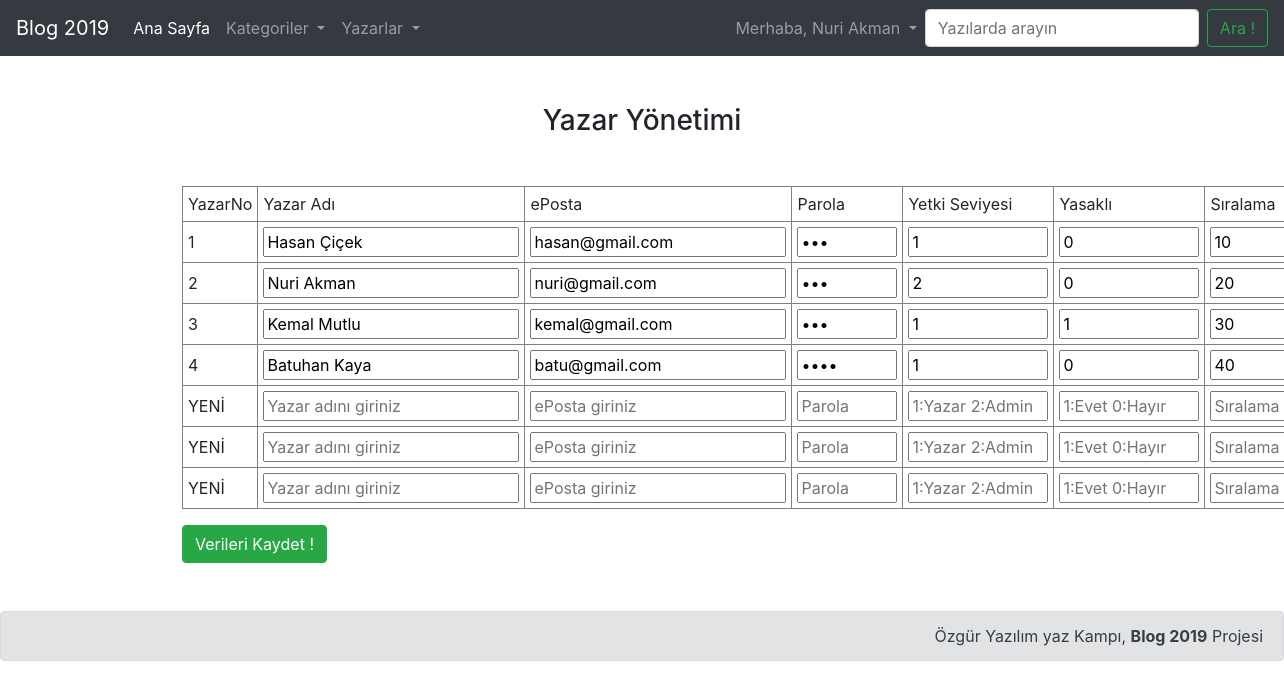
/index.php?yazaryonetimi=1 (signed in), run on the app's committed database.
### tables this page shows
CREATE TABLE `yazarlar` (
  `yazar_id` int(11) NOT NULL AUTO_INCREMENT,
  `yazar_adi` varchar(100) DEFAULT NULL,
  `yazar_eposta` varchar(100) DEFAULT NULL,
  `parola` varchar(20) DEFAULT NULL,
  `yetki_seviyesi` int(11) DEFAULT 1,
  `siralama` int(11) DEFAULT 0,
  `yazar_yasakli` int(11) DEFAULT 0,
  PRIMARY KEY (`yazar_id`)
);

### yazar.yonetimi.php (the view, shortened to what this page needs)
<form method="post" autocomplete="off">
<div class="container">
  <div class="row">
      <div class="col-md-8 offset-md-2">
          <h3 class='m-5 text-center'>Yazar Yönetimi</h3>
      </div>
      <div class="col-md-10 offset-md-1">
        <form method='POST' autocomplete="off">
        <?php
        $SQL   = "SELECT * FROM yazarlar ORDER BY siralama";
        $rows  = mysqli_query($db, $SQL);
        $TabloBasi = "
        <table border=1 cellspacing=0 cellpadding=5>
        <tr>
          <td>YazarNo</td>
          <td>Yazar Adı</td>
          <td>ePosta</td>
          <td>Parola</td>
          <td>Yetki Seviyesi</td>
          <td>Yasaklı</td>
          <td>Sıralama</td>
        </tr>
        ";
        $TabloSonu = "</table>";
        echo $TabloBasi;
        $c = 0;
        while($row = mysqli_fetch_assoc($rows)) {
            $c++;
            extract($row);
            echo sprintf("
                  <tr>
                    <td>%s<input type='hidden' name='yazar_id[]'       value='%s' /></td>
                    <td><input type='text'     name='yazar_adi[]'      value='%s' /></td>
                    <td><input type='text'     name='yazar_eposta[]'   value='%s' /></td>
                    <td><input type='password' name='parola[]'         value='%s' style='width:100px;'/></td>
                    <td><input type='text'     name='yetki_seviyesi[]' value='%s' style='width:140px;'/></td>
                    <td><input type='text'     name='yazar_yasakli[]'  value='%s' style='width:140px;'/></td>
                    <td><input type='text'     name='siralama[]'       value='%s' style='width:100px;'/></td>
                  </tr>",
                  $c,
                  $yazar_id,
                  $yazar_adi,
                  $yazar_eposta,
                  $parola,
                  $yetki_seviyesi,
                  $yazar_yasakli,
                  $siralama
                );
        }
        for($i=1; $i<=3; $i++) {
          echo "
              <tr>
                <td>YENİ<input type='hidden' name='yeni_yazar_id[]'></td>
                <td><input type='text'     name='yeni_yazar_adi[]'      placeholder='Yazar adını giriniz'/></td>
                <td><input type='text'     name='yeni_yazar_eposta[]'   placeholder='ePosta giriniz'/></td>
                <td><input type='password' name='yeni_yazar_parola[]'   placeholder='Parola'            style='width:100px;'/></td>
                <td><input type='text'     name='yeni_yetki_seviyesi[]' placeholder='1:Yazar 2:Admin'   style='width:140px;'/></td>
                <td><input type='text'     name='yeni_yazar_yasakli[]'  placeholder='1:Evet 0:Hayır'    style='width:140px;'/></td>
                <td><input type='text'     name='yeni_siralama[]'       placeholder='Sıralama'          style='width:100px;'/></td>
              </tr>";
        }
        echo $TabloSonu;
        ?>
          <input type='submit' class="btn btn-success mt-3" value='Verileri Kaydet !'>
        </form>
      </div>
  </div>
</div>
</form>

### ayarlar.php (shortened to what this page needs)
<?php
$GENEL_SayfaSonuMetni   = "Özgür Yazılım yaz Kampı, <b>Blog 2019</b> Projesi";
$GENEL_SiteAdi          = "Blog 2019";

### sayfa.ust.php (shortened to what this page needs)
<!doctype html>
<html lang="tr">
  <head>
    <link rel="stylesheet" href="css/bootstrap.min.css">
  </head>
  <body>

### sayfa.navbar.php (shortened to what this page needs)
<nav class="navbar navbar-expand-lg navbar-dark bg-dark">
  <a class="navbar-brand" href="index.php"><?php echo $GENEL_SiteAdi; ?></a>
  <div class="collapse navbar-collapse" id="navbarSupportedContent">
    <ul class="navbar-nav mr-auto">
      <li class="nav-item active">
        <a class="nav-link" href="index.php">Ana Sayfa <span class="sr-only">(current)</span></a>
      </li>
      <li class="nav-item dropdown">
        <a class="nav-link dropdown-toggle" href="#" id="navbarDropdown" role="button" data-toggle="dropdown" aria-haspopup="true" aria-expanded="false">
          Kategoriler
        </a>
      </li>
      <li class="nav-item dropdown">
        <a class="nav-link dropdown-toggle" href="#" id="navbarDropdown" role="button" data-toggle="dropdown" aria-haspopup="true" aria-expanded="false">
          Yazarlar
        </a>
      </li>
    </ul>
    <?php if( $_SESSION["giris_yapti"] == 1) { ?>
        <ul class="navbar-nav ml-auto">
          <li class="nav-item dropdown">
            <a class="nav-link dropdown-toggle" href="#" id="navbarDropdown" role="button" data-toggle="dropdown" aria-haspopup="true" aria-expanded="false">
              Merhaba, <?php echo $_SESSION["yazar_adi"];?>
            </a>
          </li>
        </ul>
    <?php } ?>
    <form class="form-inline my-2 my-lg-0">
      <input class="form-control mr-sm-2" type="search" placeholder="Yazılarda arayın" aria-label="Search">
      <button class="btn btn-outline-success my-2 my-sm-0" type="submit">Ara !</button>
    </form>
  </div>
</nav>

### index.php (shortened to what this page needs)
<?php
  require("ayarlar.php");
  require("db.php");
  require("sayfa.ust.php");
  require("sayfa.navbar.php");
  if(isset($_GET["yazaryonetimi"])) {
    require("yazar.yonetimi.php");
  }
  require("sayfa.alt.php");
?>

### sayfa.alt.php (shortened to what this page needs)
  <div class="alert alert-secondary mt-5 text-right" role="alert">
    <?php echo $GENEL_SayfaSonuMetni; ?>
  </div>
</body>
</html>

### data on the page
yazarlar: yazar_adi "Hasan Çiçek", yazar_eposta "hasan@gmail.com", yetki_seviyesi "1", yazar_yasakli "0", siralama "10"
yazarlar: yazar_adi "Nuri Akman", yazar_eposta "nuri@gmail.com", yetki_seviyesi "2", yazar_yasakli "0", siralama "20"
yazarlar: yazar_adi "Kemal Mutlu", yazar_eposta "kemal@gmail.com", yetki_seviyesi "1", yazar_yasakli "1", siralama "30"
yazarlar: yazar_adi "Batuhan Kaya", yazar_eposta "batu@gmail.com", yetki_seviyesi "1", yazar_yasakli "0", siralama "40"

### other printed values
$GENEL_SiteAdi "Blog 2019"
$_SESSION["yazar_adi"] "Nuri Akman"
